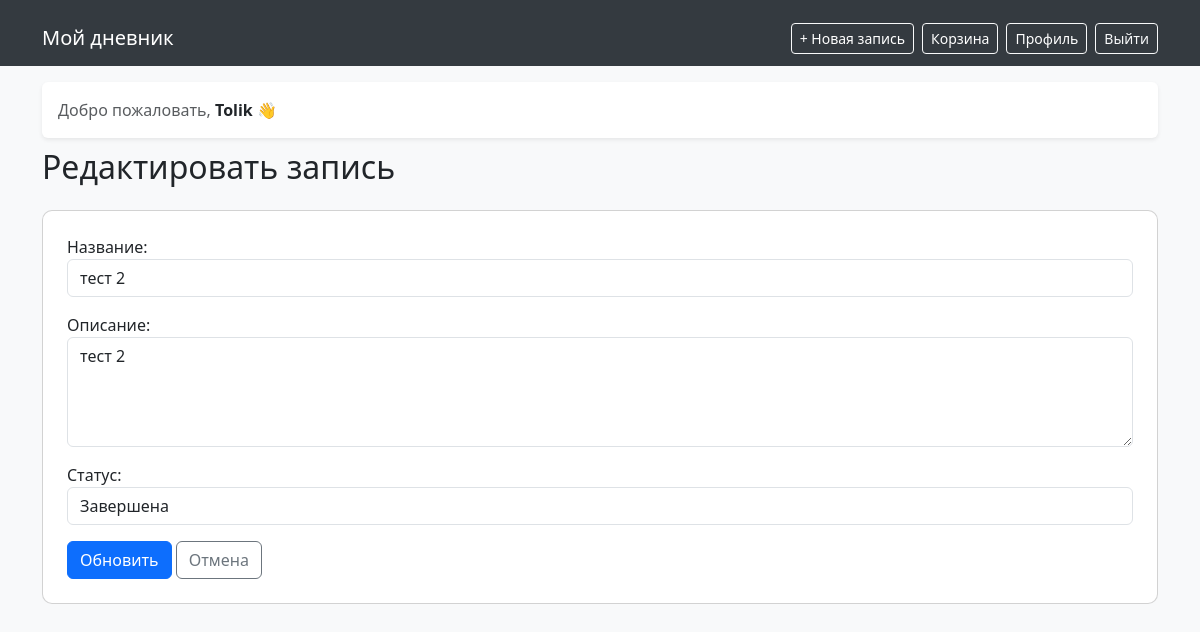
The app's page /7/edit/ (signed in) with its own data.
### entries/models.py (models this page shows, shortened)
class Entry(models.Model):
    STATUS_CHOICES = [
        ("new", "Новая"),
        ("progress", "В процессе"),
        ("done", "Завершена"),
    ]
    user = models.ForeignKey(User, on_delete=models.CASCADE)
    title = models.CharField(max_length=200)
    content = models.TextField()
    date_created = models.DateTimeField(default=timezone.now)
    time_limit = models.DateTimeField(null=True, blank=True)
    status = models.CharField(
        max_length=20,
        choices=STATUS_CHOICES,
        default = "new",
    )
    is_deleted = models.BooleanField(default=False)
    class Meta:
        verbose_name_plural = 'Entries'

### entries/views.py (the view)
# urls.py: path("<int:pk>/edit/", EntryUpdateView.as_view(), name="entry_edit"),
class EntryUpdateView(LoginRequiredMixin, AuthorRequiredMixin, UpdateView):
    model = Entry
    form_class = EntryForm
    template_name = "entries/entry_update.html"
    success_url = reverse_lazy("entry_list")
    def get_queryset(self):
        return Entry.objects.filter(is_deleted=False)

### entries/forms.py
class EntryForm(forms.ModelForm):
    class Meta:
        model = Entry
        fields = ['title', 'content', 'status']
        labels = {
            'title': 'Название',
            'content': 'Описание',
            'status': 'Статус',
        }
        widgets = {
            'title': forms.TextInput(attrs={
                'class': 'form-control',
                'placeholder': 'Название задачи',
            }),
            'content': forms.Textarea(attrs={
                'class': 'form-control',
                'rows': 4,
                'placeholder': 'Описание задачи',
            }),
            'status': forms.Select(attrs={
                'class': 'form-control',
            }),
        }

### entries/views.py (called while the page is built)
    def test_func(self):
        obj = self.get_object()
        return obj.user == self.request.user

### entries/templates/entries/entry_update.html (shortened to what this page needs)
{% extends 'base.html' %}
{% block content %}
<h2 class="mb-4">Редактировать запись</h2>
<div class="card p-4">
    <form method="post">
        {{ form.as_p }}
        <button type="submit" class="btn btn-primary">Обновить</button>
        <a href="{% url 'entry_detail' object.id %}" class="btn btn-outline-secondary">Отмена</a>
    </form>
</div>
{% endblock %}

### entries/templates/base.html (shortened to what this page needs)
<!DOCTYPE html>
<html lang="ru">
<head>
    <link href="https://cdn.jsdelivr.net/npm/bootstrap@5.3.0/dist/css/bootstrap.min.css" rel="stylesheet">
</head>
<body>
<nav class="navbar navbar-expand-lg">
    <div class="container d-flex justify-content-between align-items-center">
        <a class="navbar-brand text-white" href="{% url 'entry_list' %}">
            Мой дневник
        </a>
        <div class="d-flex gap-2 align-items-center">
            {% if user.is_authenticated %}
                <a href="{% url 'entry_create' %}" class="btn btn-outline-light btn-sm">
                    + Новая запись
                </a>
                <a href="{% url 'deleted_entries' %}" class="btn btn-outline-light btn-sm">
                    Корзина
                </a>
                <a href="{% url 'profile' %}" class="btn btn-outline-light btn-sm">
                    Профиль
                </a>
                <form method="post" action="{% url 'logout' %}" class="m-0">
                    <button type="submit" class="btn btn-outline-light btn-sm">
                        Выйти
                    </button>
                </form>
            {% endif %}
        </div>
    </div>
</nav>
{% if user.is_authenticated %}
<div class="container mt-3">
    <div class="p-3 bg-white rounded shadow-sm d-flex justify-content-between align-items-center">
        <div>
            <span class="text-muted">Добро пожаловать,</span>
            <strong>{{ user.username }}</strong> 👋
        </div>
    </div>
</div>
{% endif %}
<div class="container">
    {% block content %}
    {% endblock %}
</div>
</body>
</html>

### entries/templates/base.html (style rules this page uses)
body { background-color: #f8f9fa; }
.navbar { background-color: #343a40; }
.navbar a { color: #ffffff !important; }
.container { margin-top: 10px; }
.card { border-radius: 10px; }

### records on screen
Entry: title "тест 2", content "тест 2", status "Завершена"

### other values on screen
{{ user.username }} "Tolik"
